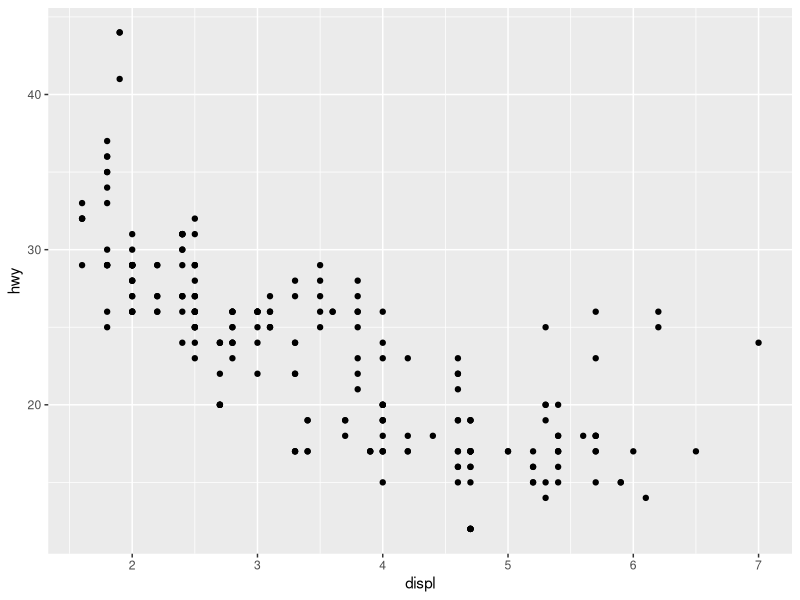
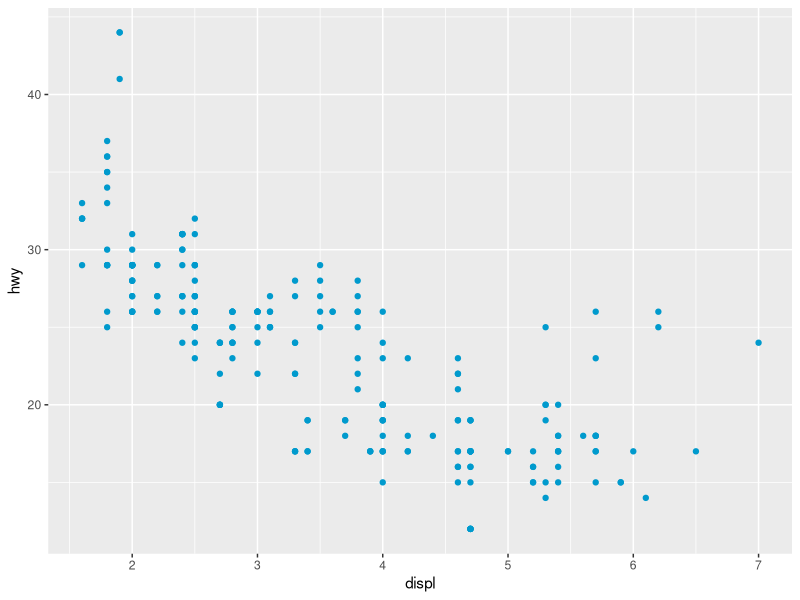
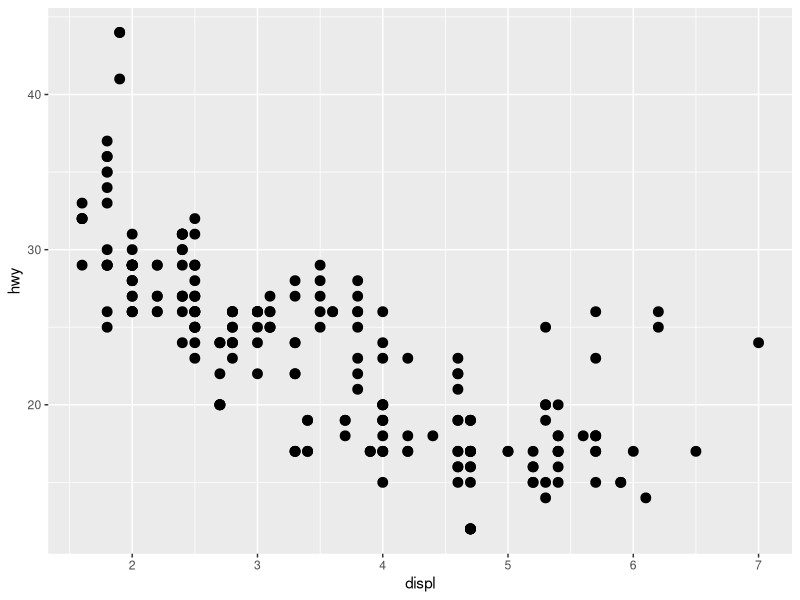
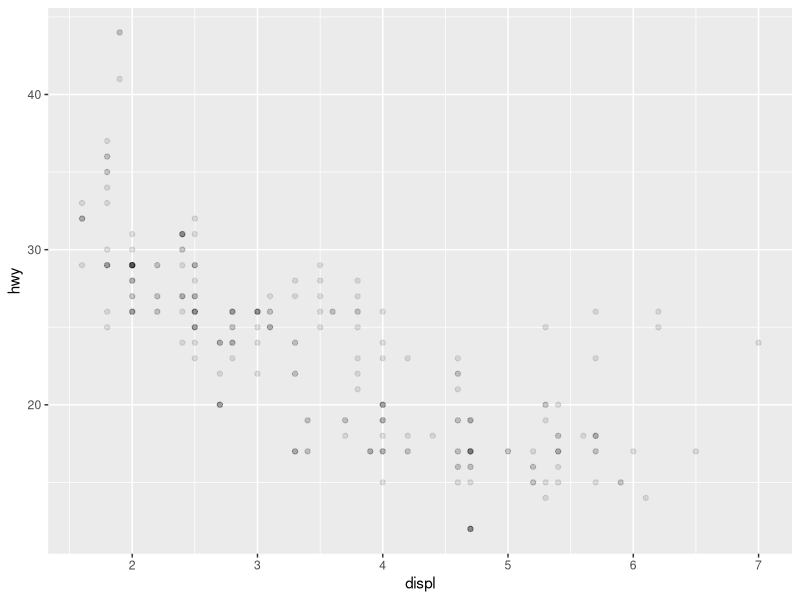
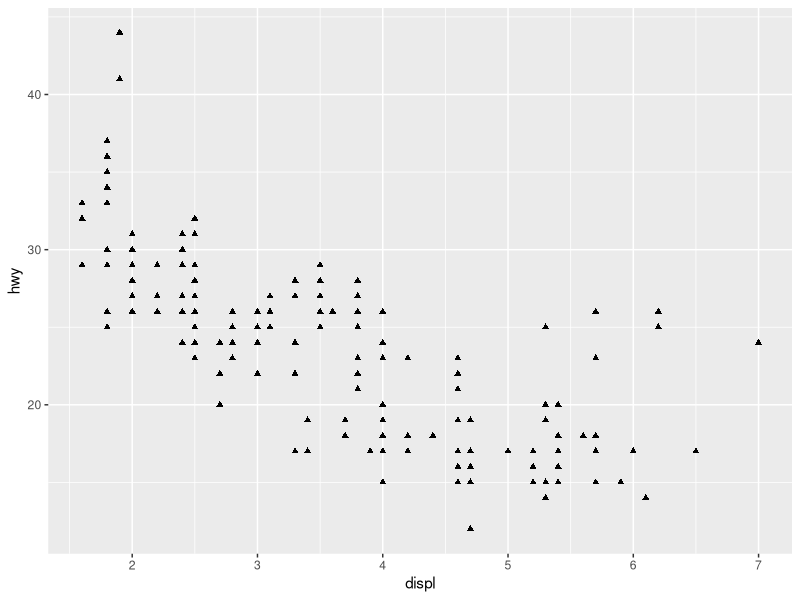
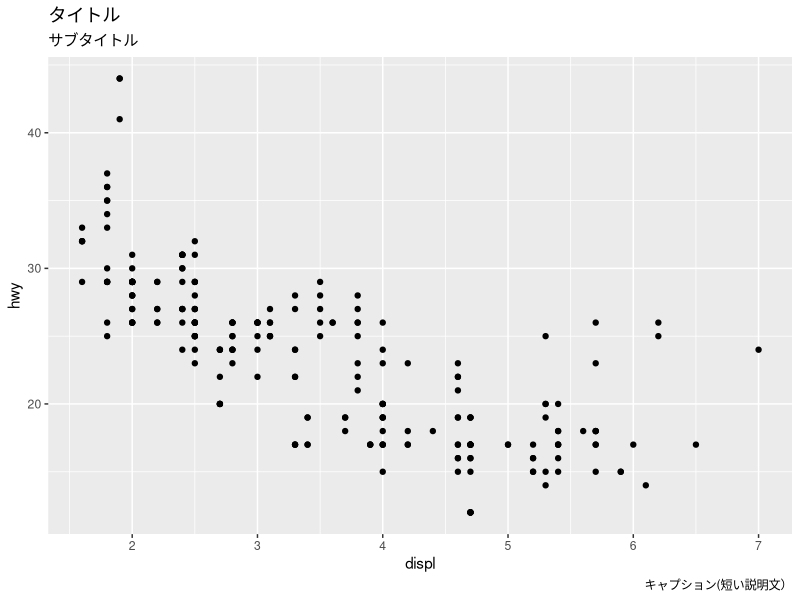
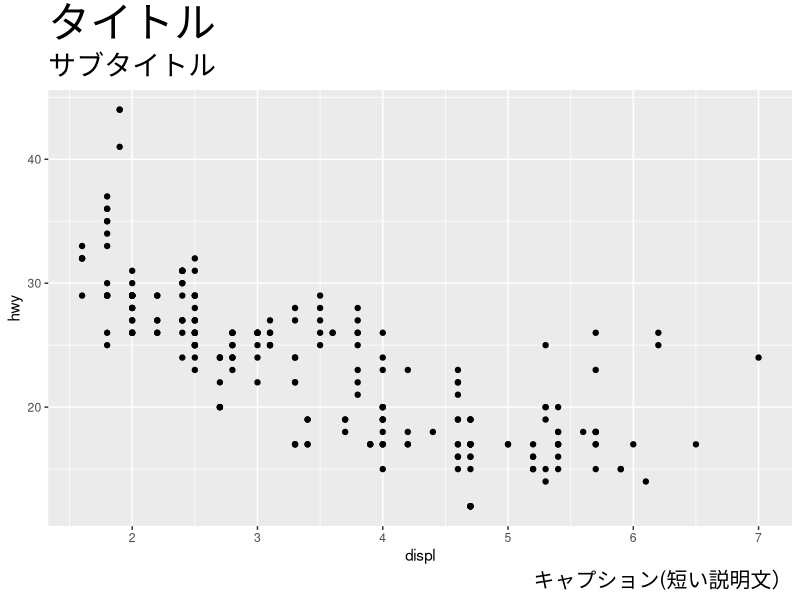
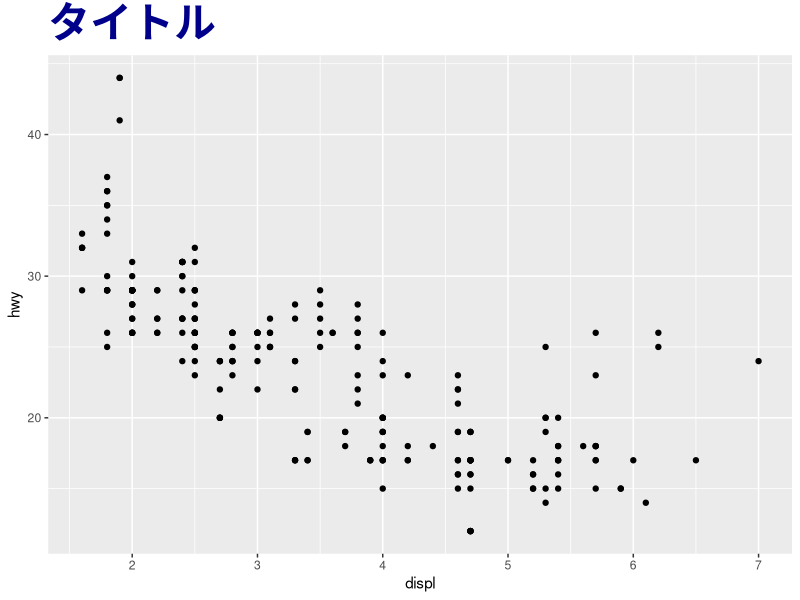

Write R code to recreate these figures, in order.
## ---- chunk 1
knitr::opts_chunk$set(echo = TRUE, warning = FALSE, message = FALSE)
## ---- chunk 2
library(tidyverse)
## ---- chunk 3
p <- 
ggplot(mpg, aes(x = displ, y = hwy))

p + geom_point() 
## ---- chunk 4
p +
  geom_point(color = "deepskyblue3") 
## ---- chunk 5
p +
  geom_point(size = 3) 
## ---- chunk 6
p +
  geom_point(alpha = 0.1) 
## ---- chunk 7
p +
  geom_point(shape = "triangle") 
## ---- chunk 8
p +
  geom_point() +
  labs(
    title = "タイトル",
    subtitle = "サブタイトル",
    caption = "キャプション(短い説明文）"
       )
## ---- chunk 9
p +
  geom_point() +
  labs(
    title = "タイトル",
    subtitle = "サブタイトル",
    caption = "キャプション(短い説明文）"
       ) +
  theme(
    plot.title    = element_text(size = 30),
    plot.subtitle = element_text(size = 20),
    plot.caption  = element_text(size = 15)
  )
## ---- chunk 10
p +
  geom_point() +
  labs(
    title = "タイトル") +
  theme(
    plot.title    = element_text(size = 30,
                                 face = "bold",      # 太字
                                 color = "darkblue") # 色
  )
## ---- chunk 11
p +
  geom_point() +
  labs(
    title = "タイトル",
    subtitle = "サブタイトル",
    caption = "キャプション(短い説明文）"
       ) +
  theme(
    plot.title    = element_text(hjust = 0.5),   # 水平方向0-1の範囲で相対的な位置を指定
    plot.subtitle    = element_text(hjust = 0.5),
    plot.caption  = element_text(hjust = 0)
  )
## ---- chunk 12
p +
  geom_point() +
  labs(
    x = "x軸の名前",
    y = "y軸の名前"
       )
## ---- chunk 13
mpg %>% 
  select(displ, hwy) %>% # displとhwyを選んでsummary()に渡す
  summary()
## ---- chunk 14
p +
  geom_point() +
  scale_x_continuous(
    breaks = seq(from = 1, to = 8, by = 1), # 1から8まで1ずつ増える
    limits = c(1, 8)) +                     # 1を表示したい場合
  scale_y_continuous(
    breaks = seq(from = 10, to = 45, by = 5), # 10から45まで5ずつ増える
    limits = c(10, 45))
## ---- chunk 15
p +
  geom_point() +
  scale_y_continuous(
    breaks = c(15, 30, 45))       
## ---- chunk 16
p +
  geom_point() +
  theme(axis.text = element_text(size = 9)) # 単位はpt

p + 
  geom_point() +
  theme(axis.text = element_text(size = 12)) # 単位はpt

p +
  geom_point() +
  theme(axis.text = element_text(size = 16)) # 単位はpt

## ---- chunk 17
p + 
  geom_point() +
  geom_hline(yintercept = 30,     # 座標の位置
             linetype = "dotted", # 点線
             color = "red",       # 色
             size = 1)            # 大きさ

## ---- chunk 18
p +
  geom_point() +
  geom_vline(xintercept = 5,
             linetype = "dotted",
             color = "red",
             size = 1)

## ---- chunk 19
p +
  geom_point() +
  annotate(geom = "text",
           x = 5, y = 35,  # テキストの中心座標位置
           label = "ここにテキスト",
           color = "blue",
           size = 10)
## ---- chunk 20
# 相関係数の計算
corc <- 
  cor(mpg$displ, mpg$hwy) %>% 
  round(2)
 
p +
  geom_point() +
  annotate("text",
           label = str_c("italic(r) == ", corc), # 相関係数の代入 
           parse = TRUE,
           x = 6, y = 40,
           size = 6)
  
## ---- chunk 21
p + 
  geom_point() +
  theme_bw()
## ---- chunk 22
p +
  geom_point() +
  theme_classic()
## ---- chunk 23
pc <- 
ggplot(mpg, aes(displ, hwy,
                color = class))

pc + geom_point()
## ---- chunk 24
pc +
  geom_point() +
  scale_color_manual(values = c("red", "green", "blue", "yellow", "pink", "black", "brown"))
## ---- chunk 25
pc +
  geom_point() +
  scale_color_manual(values = c("red", "green", "blue", "yellow", "pink", "black", "brown"),
                     labels = c("二人乗り","小型","中型","ミニバン","貨物","サブコンパクト","SUV"))
## ---- chunk 26
pc +
  geom_point() +
  scale_color_brewer(palette = "Set2")
## ---- chunk 27
pc +
 geom_point() +
 theme(legend.position = "bottom")

## ---- chunk 28
pc +
 geom_point() +
 theme(legend.position = "none")

## ---- chunk 29
pc +
 geom_point() +
 theme(legend.position = c(.70, .80),
       legend.direction = "horizontal")

## ---- chunk 30
pc +
 geom_point() +
 theme(legend.position = "bottom") +
 guides(color = guide_legend(nrow = 1))  

## ---- chunk 31
pc +
 geom_point() +
 guides(color = guide_legend(reverse = TRUE))
## ---- chunk 32
# class別のエンジンの排気量平均を確認して並び替え
mpg %>% 
  group_by(class) %>%
  summarise(mean_hwy = mean(hwy)) %>% 
  arrange(mean_hwy)

pc +
 geom_point() +
  scale_color_discrete(breaks =                       # 色分けをcolorでやっているのでscale_color
                        c("pickup", "suv", "minivan", 
                          "2seater", "midsize", "subcompact", "compact"))
## ---- chunk 33
mpg %>% 
  mutate(class = fct_relevel(class,
                             "pickup", "suv", "minivan", 
                          "2seater", "midsize", "subcompact", "compact")) %>% 
ggplot(aes(displ, hwy,
                color = class)) +
  geom_point()

## ---- chunk 34
pc +
  geom_text(aes(label = class), show.legend = FALSE) # 凡例なし
## ---- chunk 35
pc +
  geom_text(aes(label = class), show.legend = FALSE,
            check_overlap = TRUE ) # 凡例なし
## ---- chunk 36
pc +
  geom_text(aes(label = class), show.legend = FALSE,
            angle = 45 ) # 凡例なし
## ---- chunk 37
pc +
   geom_point() +
   facet_wrap(vars(class))
## ---- chunk 38
pc +
   geom_point() +
   facet_wrap(vars(class),
             ncol = 2)
## ---- chunk 39
library(knitr) # kable()を使うため

# 車種(class)と年次別の燃料効率(hwy)平均値データを作成
comp_hwy_y <- 
mpg %>% 
  group_by(class, year) %>% 
  summarise(mean_hwy = mean(hwy))

kable(comp_hwy_y)
## ---- chunk 40
comp_hwy_y_w <-
  comp_hwy_y %>% 
  pivot_wider(names_from = year,
              values_from = mean_hwy)

comp_hwy_y_w
  
## ---- chunk 41
comp_hwy_y_w %>% 
  pivot_longer(-class,            # この変数以外、つまり1999と2008の列を使用
               names_to = "year",
               values_to = "mean_hwy")
## ---- chunk 42
ggplot(comp_hwy_y, 
       aes(year, mean_hwy, color = class)) +
  geom_line()
## ---- chunk 43
ggplot(comp_hwy_y, 
       aes(year, mean_hwy, color = class)) +
  geom_point() +
  geom_line() +
  scale_x_continuous(breaks = c(1999, 2008))
